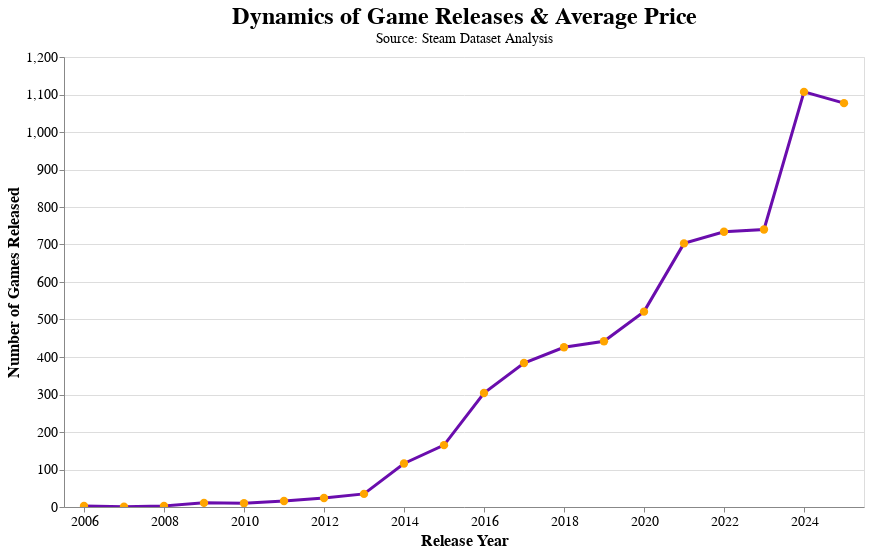

This figure's notebook cell:
### Code cell
chart = alt.Chart(df).mark_line(
    color='#6A0DAD',
    strokeWidth=3,
    point={
        'color': 'orange',
        'fill': 'orange',
        'size': 70
    }
).encode(
    x=alt.X('year:O',
            axis=alt.Axis(
                values=years,
                title='Release Year',
                titleFontSize=16,
                labelFontSize=14,
                labelAngle=0
            )
    ),
    y=alt.Y('count',
            axis=alt.Axis(
                title='Number of Games Released',
                titleFontSize=16,
                labelFontSize=14
            )
    ),
    tooltip=[
        alt.Tooltip('year', title='Year'),
        alt.Tooltip('count', title='Game Count'),
        alt.Tooltip('avg_price', title='Avg Price', format='$.2f')
    ]
).properties(
    title=alt.TitleParams(
        text='Dynamics of Game Releases & Average Price',
        fontSize=24,
        subtitle='Source: Steam Dataset Analysis',
        subtitleFontSize=14
    ),
    width=800,
    height=450
).interactive()

chart.save('year_statistics_chart.html')
chart

### Figure 1 — Vega-Lite specification as saved in the notebook (floating-point values rounded to 4 significant figures)
{"config": {"view": {"continuousWidth": 300, "continuousHeight": 300}}, "data": {"name": "data-6d72c18b5ef1a532743e1ea923656f4a"}, "mark": {"type": "line", "color": "#6A0DAD", "point": {"color": "orange", "fill": "orange", "size": 70}, "strokeWidth": 3}, "encoding": {"tooltip": [{"field": "year", "title": "Year", "type": "quantitative"}, {"field": "count", "title": "Game Count", "type": "quantitative"}, {"field": "avg_price", "format": "$.2f", "title": "Avg Price", "type": "quantitative"}], "x": {"axis": {"labelAngle": 0, "labelFontSize": 14, "title": "Release Year", "titleFontSize": 16, "values": [2006, 2008, 2010, 2012, 2014, 2016, 2018, 2020, 2022, 2024]}, "field": "year", "type": "ordinal"}, "y": {"axis": {"labelFontSize": 14, "title": "Number of Games Released", "titleFontSize": 16}, "field": "count", "type": "quantitative"}}, "height": 450, "params": [{"name": "param_15", "select": {"type": "interval", "encodings": ["x", "y"]}, "bind": "scales"}], "title": {"text": "Dynamics of Game Releases & Average Price", "fontSize": 24, "subtitle": "Source: Steam Dataset Analysis", "subtitleFontSize": 14}, "width": 800, "$schema": "https://vega.github.io/schema/vega-lite/v5.20.1.json", "datasets": {"data-6d72c18b5ef1a532743e1ea923656f4a": [{"year": 2006, "count": 3, "avg_price": 8.32}, {"year": 2007, "count": 1, "avg_price": 0.0}, {"year": 2008, "count": 3, "avg_price": 9.99}, {"year": 2009, "count": 11, "avg_price": 10.26}, {"year": 2010, "count": 10, "avg_price": 8.19}, {"year": 2011, "count": 16, "avg_price": 4.91}, {"year": 2012, "count": 24, "avg_price": 5.97}, {"year": 2013, "count": 35, "avg_price": 10.5}, {"year": 2014, "count": 116, "avg_price": 8.42}, {"year": 2015, "count": 165, "avg_price": 6.17}, {"year": 2016, "count": 304, "avg_price": 5.25}, {"year": 2017, "count": 384, "avg_price": 8.43}, {"year": 2018, "count": 426, "avg_price": 32.75}, {"year": 2019, "count": 442, "avg_price": 6.99}, {"year": 2020, "count": 521, "avg_price": 5.39}, {"year": 2021, "count": 703, "avg_price": 5.89}, {"year": 2022, "count": 734, "avg_price": 8.55}, {"year": 2023, "count": 740, "avg_price": 7.28}, {"year": 2024, "count": 1107, "avg_price": 5.89}, {"year": 2025, "count": 1077, "avg_price": 4.85}]}}
